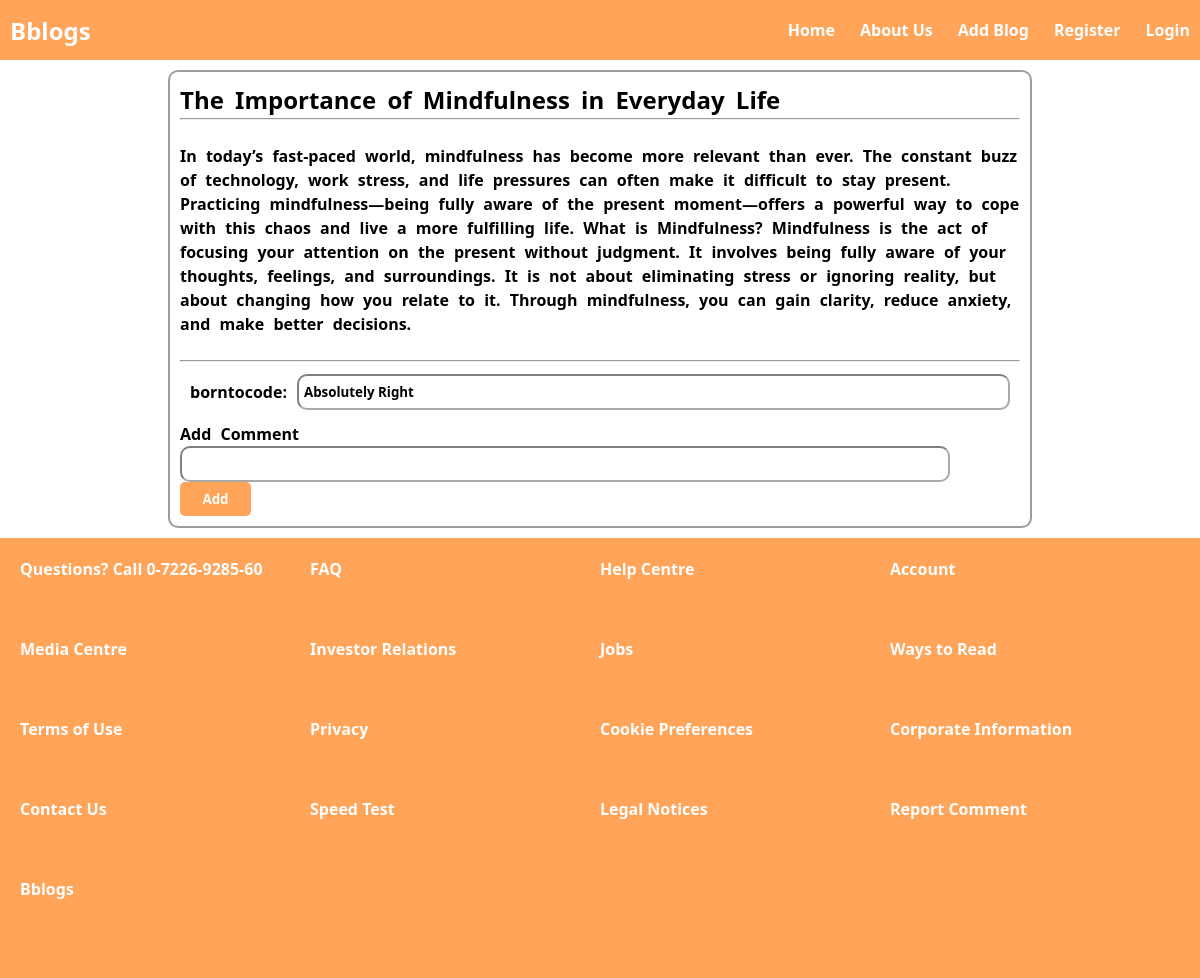
The app's page /blog/blog/2 with its own data.
### mainApp/models.py (models this page shows, shortened)
class Blog(models.Model):
    user=models.ForeignKey(User,on_delete=models.CASCADE)
    id=models.AutoField(primary_key=True)
    title=models.CharField(max_length=300)
    content=models.TextField()

class Reviews(models.Model):
    blog=models.ForeignKey(Blog,on_delete=models.CASCADE)
    user=models.ForeignKey(User,on_delete=models.CASCADE)
    comment=models.CharField(max_length=700)

### mainApp/views.py (the view)
# urls.py: 2. Add a URL to urlpatterns:  path('blog/', include('blog.urls'))
def blog(request,id):
    blog=Blog.objects.get(id=id)
    reviews=Reviews.objects.filter(blog=blog)
    context={'blog':blog,'reviews':reviews}
    return render(request,'blog.html',context)

### templates/blog.html (shortened to what this page needs)
{% extends "base.html" %}
{% block body %}
<div class="container">
    <div class="box">
    <h2>{{ blog.title }}</h2>
    <hr />
    <br>
    <p>{{ blog.content }}</p>
    <br>
    <hr />
 {% for reviews in reviews %}
<div class="comment-container">
    <b>
        {{reviews.user.username}}:
    </b>
    <input type="text" value="{{reviews.comment}}" class="blog-comment">
</div>
{% endfor %}
    <div class="comment-add">
        <label for="comment">Add Comment</label>
        <form action="/comment" method="post">
            <input type="text" class="blog-comment" name="comment" id="comment" style="width: 90%;" required>
            <button type="submit" class="submit-button">Add</button>
        </form>
    </div>
</div>
</div>
{% endblock body %}

### static/css/index.css (style rules this page uses)
* { margin: 0; padding: 0; font-family: 'Segoe UI', Tahoma, Geneva, Verdana, sans-serif; font-weight: 600; }
body { background-color: #ffffff; font-family: 'Segoe UI', Tahoma, Geneva, Verdana, sans-serif; }
.submit-button { height: 34px; width: 71px; background-color: #ffa458; border: none; border-radius: 5px; color: #ffffff; }
.container { display: flex; justify-content: center; flex-direction: column; align-items: center; gap: 20px; }
.box { border:2px solid #838383c9; width: 70vw; padding: 10px; border-radius: 10px; background-color: #ffffff; line-height: 1.5; word-spacing: 5px; }
.comment-container { height: 40px; display:flex; align-items: center; gap: 10px; margin: 10px; }
.blog-comment { width: 100%; height: 22px; border-radius: 10px; border-color: #00000080; padding: 5px; }

### records on screen
Blog: title "The Importance of Mindfulness in Everyday Life", content "In today’s fast-paced world, mindfulness has become more relevant than ever. The constant buzz of technology, work stress, and life pressures can often make it difficult to stay present. Practicing mindfulness—being fully aware of the present moment—offers a powerful way to cope with this chaos and live a more fulfilling life. What is Mindfulness? Mindfulness is the act of focusing your attention on the present without judgment. It involves being fully aware of your thoughts, feelings, and surroundings. It is not about eliminating stress or ignoring reality, but about changing how you relate to it. Through mindfulness, you can gain clarity, reduce anxiety, and make better decisions."
Reviews: user.username "borntocode", comment "Absolutely Right"
